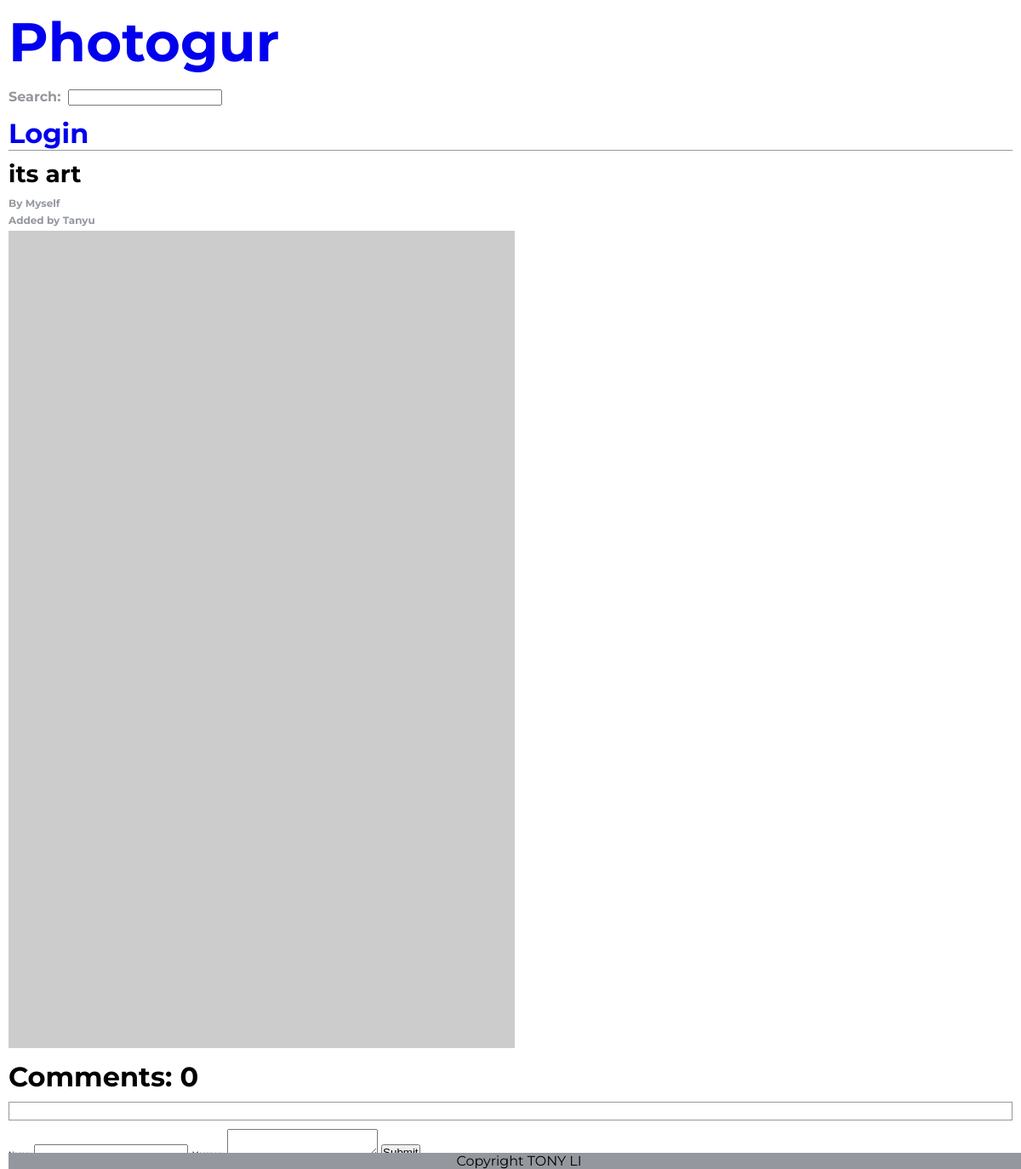
The page /pictures/11 on the database as committed earlier.
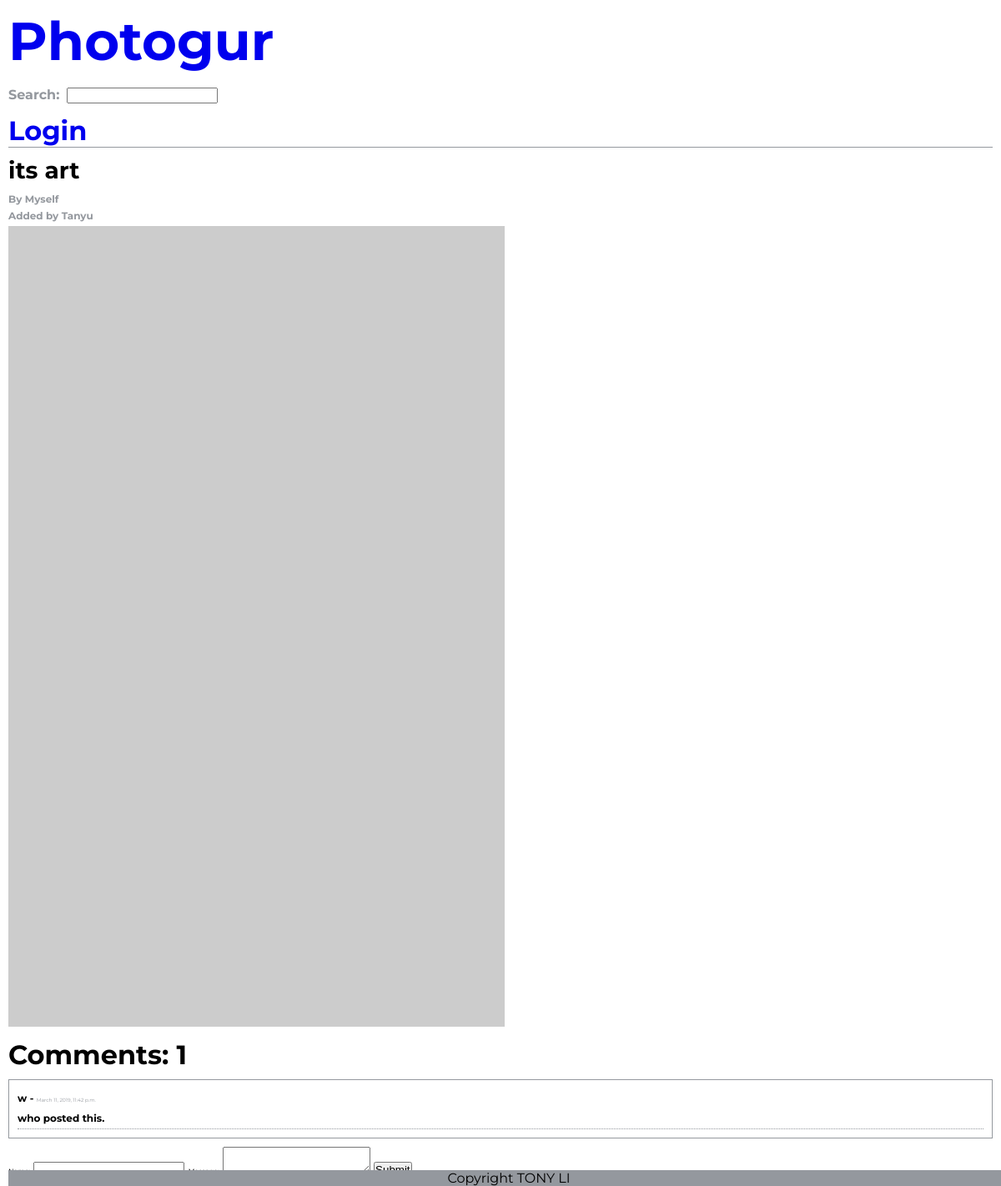
The same page on the database as committed later.
### photogur/models.py (models this page shows, shortened)
class Picture(models.Model):
    title = models.CharField(max_length=255)
    artist = models.CharField(max_length=255)
    url = models.CharField(max_length=255)
    user = models.ForeignKey(User, on_delete=models.CASCADE, related_name='pictures', default=1)

class Comment(models.Model):
    name = models.CharField(max_length=255)
    created_at = models.DateTimeField(auto_now_add=True)
    message = models.TextField()
    picture = models.ForeignKey(Picture, on_delete=models.CASCADE, related_name='comments')

### photogur/views.py (the view)
# urls.py: path('pictures/<int:id>', picture_show, name='picture_details'),
def picture_show(request, id):
    picture = Picture.objects.get(pk=id)
    comments = picture.comments.all()
    context = {
        'picture': picture,
        'comments': comments
    }
    response = render(request, 'picture.html', context)
    return HttpResponse(response)

### photogur/templates/picture.html (shortened to what this page needs)
{% extends 'base.html' %}
{% block content %}
  <div class="title">
    <h2> {{picture.title}} </h2>
    <h3> By {{picture.artist}} </h3>
    <h3> Added by {{ picture.user }}</h3>
  </div>
  <div class="individual-image">
    <li>
      <img src="{{picture.url}}" alt="">
    </li>
  </div>
    <h1 class="comment-count">Comments: {{ picture.comments.count }}</h1>
    <div class="comment-section">
      <ul>
        {% for comment in comments%}
          <li>
            <h3>{{ comment.name }} - <span>{{ comment.created_at }}</span></h3>
            <h4>{{ comment.message }}.</h4>
          </li>
        {% endfor %}
      </ul>
    </div>
    <form action="{% url 'create_comment' %} "class="comment-section" action="" method="post">
      <label for="comment_name">
        <span>Name:</span>
      </label>
      <label for="comment_message">
        <span>Message:</span>
        <textarea id="comment-message" name="comment_message"></textarea>
      </label>
      <button type="submit" name="button">Submit</button>
    </form>
{% endblock %}

Rows that differ between the two databases and show on the page:
computed for Picture "its art": comments.count "0" → "1"
added Comment: name "w", created_at "March 11, 2019, 11:42 p.m.", message "who posted this"
